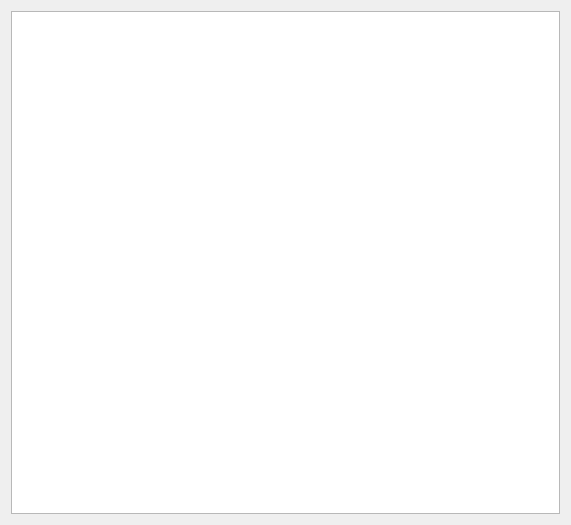
<?xml version="1.0" encoding="UTF-8"?>
<ui version="4.0">
 <class>Discover</class>
 <widget class="QWidget" name="Discover">
  <property name="geometry">
   <rect>
    <x>0</x>
    <y>0</y>
    <width>571</width>
    <height>525</height>
   </rect>
  </property>
  <layout class="QVBoxLayout" name="verticalLayout_2">
   <item>
    <layout class="QVBoxLayout" name="verticalLayout">
     <item>
      <widget class="QListWidget" name="deviceList">
       <property name="iconSize">
        <size>
         <width>48</width>
         <height>48</height>
        </size>
       </property>
      </widget>
     </item>
     <item>
      <layout class="QHBoxLayout" name="horizontalLayout_2"/>
     </item>
    </layout>
   </item>
  </layout>
 </widget>
 <resources/>
 <connections/>
</ui>
